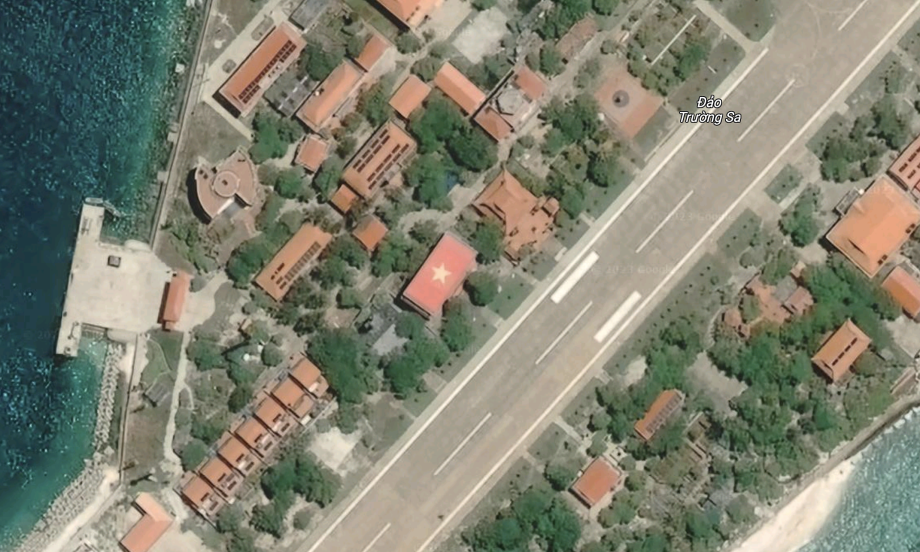
#> input picture 7-11-main/a-nh-ma-n-hi-nh-2023-07-18-lu-1372-9168-1689662616.png, 920 x 552 px, found by its file name
$ python vetinh.py
#> lines starting #> are read from the running program, lines starting #| are printed output that depends on the picture
import os
import cv2
import numpy as np
from sklearn.cluster import KMeans
import skfuzzy as fuzz
import matplotlib.pyplot as plt

# Đường dẫn đầy đủ tới ảnh
image_path = r"C:\Users\admin\Downloads\7-11\7-11-main\a-nh-ma-n-hi-nh-2023-07-18-lu-1372-9168-1689662616.png"

# Kiểm tra xem file có tồn tại không
if not os.path.exists(image_path):
    raise FileNotFoundError(f"The file {image_path} was not found. Please check the path.")

# Đọc ảnh vệ tinh
image = cv2.imread(image_path)
#> image is the input picture: shape (552, 920, 3); mean B, G, R 112.7, 129.1, 128.3
if image is None:
    raise ValueError("Could not load the image. It might be corrupted or in an unsupported format.")

# Chuyển ảnh sang RGB để hiển thị đúng màu
image_rgb = cv2.cvtColor(image, cv2.COLOR_BGR2RGB)

# Chuyển ảnh thành mảng pixels để phân cụm
pixels = image_rgb.reshape((-1, 3))

# Phân cụm bằng K-means
kmeans = KMeans(n_clusters=3)
kmeans.fit(pixels)
kmeans_labels = kmeans.predict(pixels)
kmeans_image = kmeans_labels.reshape(image_rgb.shape[:2])
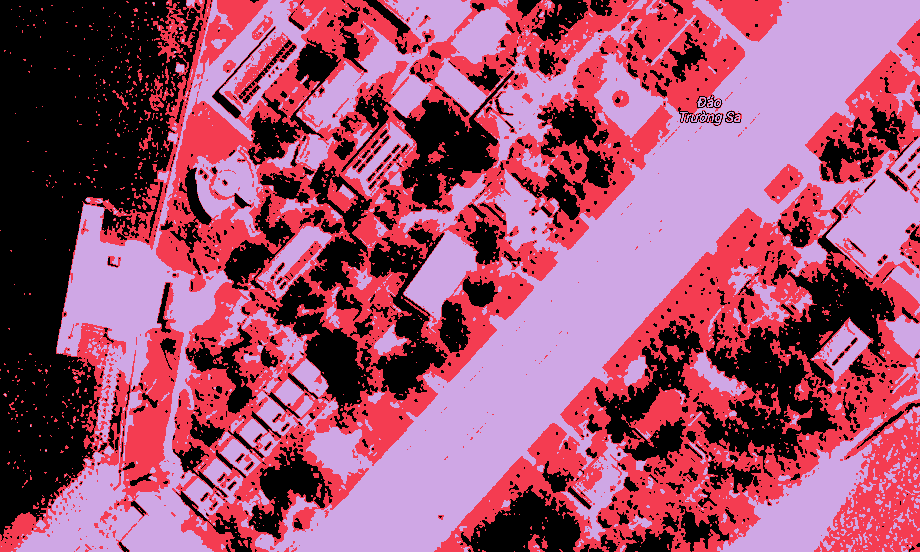
#> kmeans_image: shape (552, 920) int32; 3 distinct labels, from 0 to 2; one colour per label, 0 black

# Phân cụm bằng Fuzzy C-means (FCM)
pixels = pixels.T  # Chuyển mảng pixel thành định dạng cần cho FCM
n_clusters = 3
#> (the run stopped early here; a loop or call above may not have finished)
